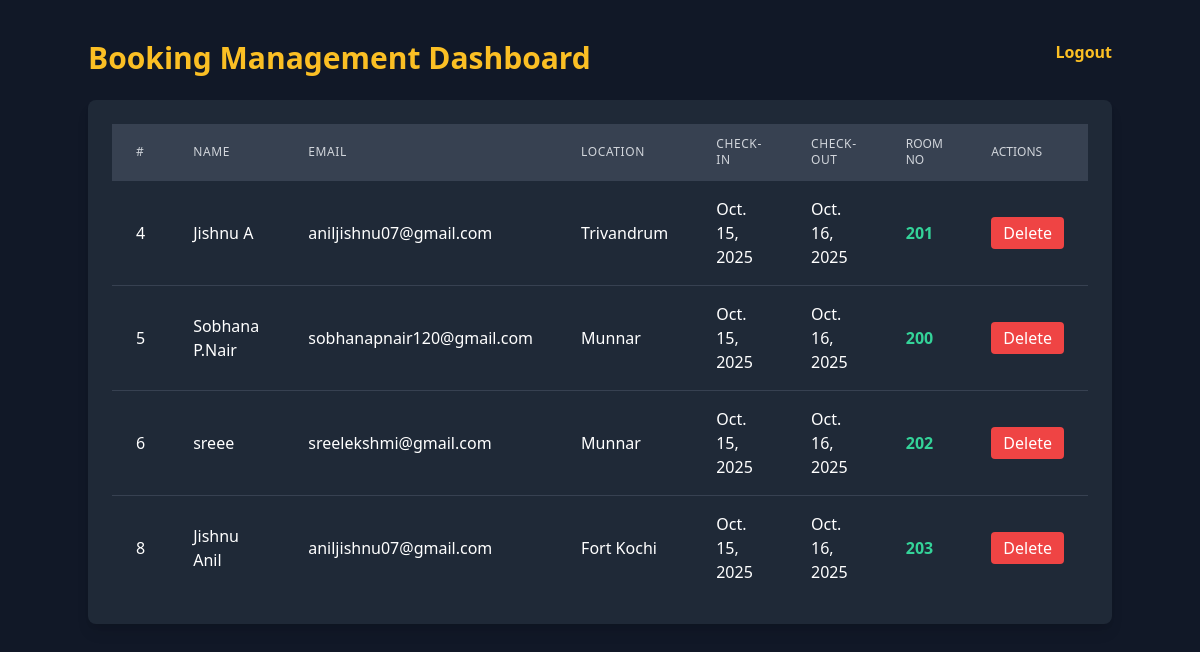
The page /api/v1/admin-dashboard/ (signed in) on the database its author committed.
### api/models.py (models this page shows, shortened)
class Booking(models.Model):
    name = models.CharField(max_length=100)
    email = models.EmailField()
    location = models.CharField(max_length=100)
    check_in = models.DateField()
    check_out = models.DateField()
    people = models.PositiveIntegerField(validators=[MinValueValidator(1), MaxValueValidator(9)])
    room_number = models.CharField(max_length=10, blank=True, null=True)
    is_approved = models.BooleanField(default=False)

### api/views.py (the view, shortened to what this page needs)
# urls.py: path("admin-dashboard/", admin_dashboard, name="admin-dashboard"),
@csrf_exempt
def admin_dashboard(request):
    if not request.session.get("is_admin_logged_in"):
        return redirect("admin-login")
    bookings = Booking.objects.all().order_by("id")
    return render(request, "bookings_admin.html", {"bookings": bookings})

### api/templates/bookings_admin.html (shortened to what this page needs)
<!DOCTYPE html>
<html lang="en">
<head>
  <link rel="stylesheet" href="https://cdn.jsdelivr.net/npm/tailwindcss@2.2.19/dist/tailwind.min.css">
</head>
<body class="bg-gray-900 text-white">
  <div class="container mx-auto py-10">
    <div class='flex justify-between'>
    <h1 class="text-3xl font-bold text-yellow-400 mb-6 text-center">
      Booking Management Dashboard
    </h1>
    <a href="/admin-logout/" class="text-yellow-400 hover:text-yellow-300 font-semibold">Logout</a>
   </div>
    <div class="overflow-x-auto bg-gray-800 rounded-lg shadow-lg p-6">
      <table class="min-w-full divide-y divide-gray-700">
        <thead class="bg-gray-700">
          <tr>
            <th class="px-6 py-3 text-left text-xs font-medium text-gray-300 uppercase tracking-wider">#</th>
            <th class="px-6 py-3 text-left text-xs font-medium text-gray-300 uppercase tracking-wider">Name</th>
            <th class="px-6 py-3 text-left text-xs font-medium text-gray-300 uppercase tracking-wider">Email</th>
            <th class="px-6 py-3 text-left text-xs font-medium text-gray-300 uppercase tracking-wider">Location</th>
            <th class="px-6 py-3 text-left text-xs font-medium text-gray-300 uppercase tracking-wider">Check-In</th>
            <th class="px-6 py-3 text-left text-xs font-medium text-gray-300 uppercase tracking-wider">Check-Out</th>
            <th class="px-6 py-3 text-left text-xs font-medium text-gray-300 uppercase">Room No</th>
            <th class="px-6 py-3 text-left text-xs font-medium text-gray-300 uppercase">Actions</th>
          </tr>
        </thead>
        <tbody class="divide-y divide-gray-700">
  {% for booking in bookings %}
  <tr class="hover:bg-gray-700 transition">
    <td class="px-6 py-4">{{ booking.id }}</td>
    <td class="px-6 py-4">{{ booking.name }}</td>
    <td class="px-6 py-4">{{ booking.email }}</td>
    <td class="px-6 py-4">{{ booking.location }}</td>
    <td class="px-6 py-4">{{ booking.check_in }}</td>
    <td class="px-6 py-4">{{ booking.check_out }}</td>
    <td class="px-6 py-4">
      {% if booking.is_approved %}
        <span class="text-green-400 font-semibold">{{ booking.room_number }}</span>
      {% endif %}
    </td>
    <td class="px-6 py-4 text-center">
      <form method="POST">
        <button
          type="submit"
          name="action"
          value="delete"
          class="bg-red-500 hover:bg-red-600 text-white px-3 py-1 rounded"
          onclick="return confirm('Are you sure you want to delete this booking?')"
        >
          Delete
        </button>
      </form>
    </td>
  </tr>
  {% empty %}
  <tr>
    <td colspan="9" class="text-center text-gray-400 py-4">No bookings found</td>
  </tr>
  {% endfor %}
</tbody>
      </table>
    </div>
  </div>
</body>
</html>

### rows shown on the page
Booking: id "4", name "Jishnu A", email "aniljishnu07@gmail.com", location "Trivandrum", check_in "Oct. 15, 2025", check_out "Oct. 16, 2025", room_number "201"
Booking: id "5", name "Sobhana P.Nair", email "sobhanapnair120@gmail.com", location "Munnar", check_in "Oct. 15, 2025", check_out "Oct. 16, 2025", room_number "200"
Booking: id "6", name "sreee", email "sreelekshmi@gmail.com", location "Munnar", check_in "Oct. 15, 2025", check_out "Oct. 16, 2025", room_number "202"
Booking: id "8", name "Jishnu Anil", email "aniljishnu07@gmail.com", location "Fort Kochi", check_in "Oct. 15, 2025", check_out "Oct. 16, 2025", room_number "203"
